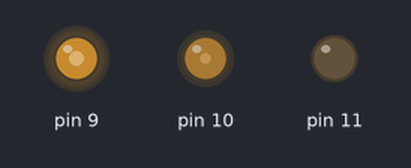
Recording of a sketch running on a simulated Arduino Uno, built with avr-gcc and run on an emulated ATmega328P. Shown: output pins drawn as LEDs (lit = HIGH). Random numbers use the default seed unless the sketch sets one.

Above: at 0.05 s.
At 2.0 s:
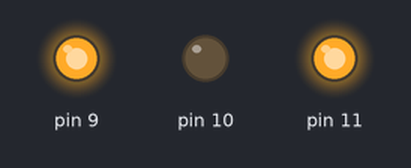
At 3.0 s:
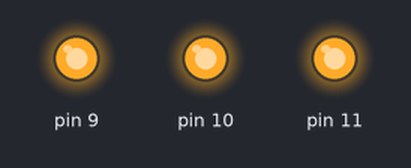
At 4.0 s:
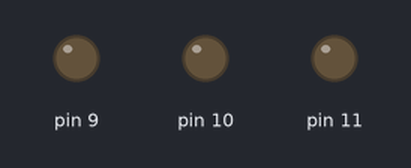
Timing chart, 0 to 5.2 s (numbered marks = the images above):
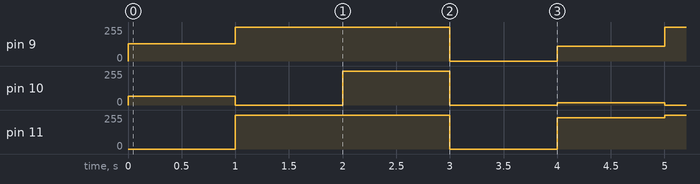

The sketch:

LED_1.ino
```cpp
void setup()
{
  pinMode(11, OUTPUT);
  pinMode(10, OUTPUT);
  pinMode(9, OUTPUT);
  randomSeed(analogRead(A0));
}

void loop()
{
  analogWrite(11, random(256));
  analogWrite(10, random(256));
  analogWrite(9, random(256));
  delay(1000); // Wait for 1000 millisecond(s)

  digitalWrite(11, HIGH);
  digitalWrite(10, LOW);
  digitalWrite(9, HIGH);
  delay(1000); // Wait for 1000 millisecond(s)
  digitalWrite(11, HIGH);
  digitalWrite(10, HIGH);
  digitalWrite(9, HIGH);
  delay(1000); // Wait for 1000 millisecond(s)
  digitalWrite(11, LOW);
  digitalWrite(10, LOW);
  digitalWrite(9, LOW);
  delay(1000); // Wait for 1000 millisecond(s)

}
```

Measured:
- by itself, pin 9, pin 11: ramps from 0/255 to 255/255 and jumps back, once every 4.0 s
